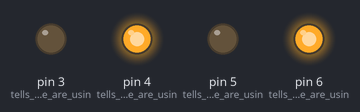
This sketch was run on a simulated Arduino Uno, built with avr-gcc and run on an emulated ATmega328P. Parts: output pins drawn as LEDs (lit = HIGH). Random numbers use the default seed unless the sketch sets one.

Above: at 0.1 s.
At 10.2 s:
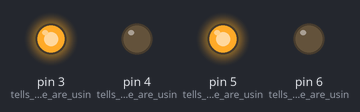
At 18.1 s:
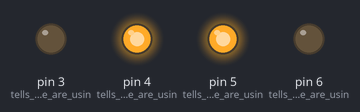
At 20.6 s:
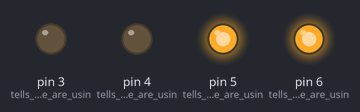
At 38.1 s:
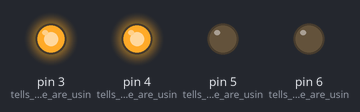
Timing chart, 0 to 39.6 s (numbered marks = the images above):
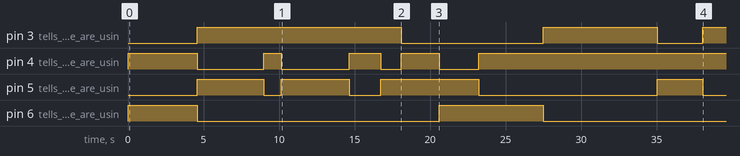

Measured:
- by itself, pin 3 (tells_program_we_are_usin): goes HIGH 13.5 s, LOW 9.4 s, HIGH 7.6 s, LOW 3.0 s, then HIGH
- by itself, pin 6 (tells_program_we_are_usin): LOW → HIGH at 0.00 s, → LOW 4.6 s later, → HIGH 16.0 s later, → LOW 6.9 s later
- by itself, pin 5 (tells_program_we_are_usin): LOW → HIGH at 4.6 s, → LOW 4.4 s later, → HIGH 1.2 s later, → LOW 4.5 s later, … (8 changes in this stretch)
- by itself, pin 4 (tells_program_we_are_usin): LOW → HIGH at 0.00 s, → LOW 4.6 s later, → HIGH 4.4 s later, → LOW 1.2 s later, … (9 changes in this stretch)

The sketch:

Random_Building_Lights.ino
```cpp
int randomlight1;//first light selected
int randomlight2;//second light selected
int timeon;//variable for time selected

void setup() {
  pinMode(3,OUTPUT);//tells program we are using pin as output
  pinMode(4,OUTPUT);//tells program we are using pin as output
  pinMode(5,OUTPUT);//tells program we are using pin as output
  pinMode(6,OUTPUT);//tells program we are using pin as output

}

void loop() {
 randomlight1=random(3,7);//Picks first random light
 randomlight2=random(3,7);//picks second random light
 if (randomlight1 == randomlight2){
  randomlight2=random(3,7);//changes second random light if it is the same as the first
 }
else if (randomlight1 != randomlight2){
 timeon=random(500,5000);//sets duration lights are on
 digitalWrite(randomlight1,HIGH);//first random light on
 digitalWrite(randomlight2,HIGH);//second random light on
 delay(timeon);//how long the light is on
 digitalWrite(randomlight1,LOW);//first random light off
 digitalWrite(randomlight2,LOW);//second random light off
}
}
```
